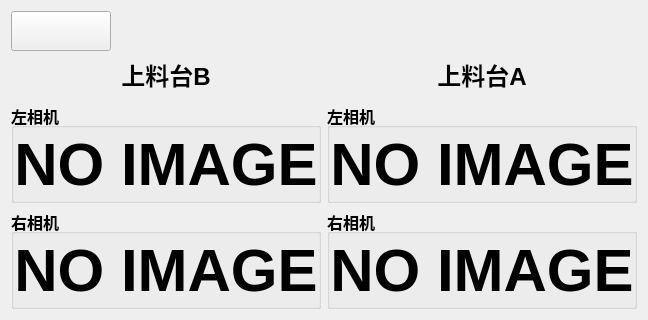
          <widget class="QWidget" name="page_load">
           <property name="geometry">
            <rect>
             <x>0</x>
             <y>0</y>
             <width>644</width>
             <height>320</height>
            </rect>
           </property>
           <property name="styleSheet">
            <string notr="true">QScrollBar { width:0; }</string>
           </property>
           <attribute name="label">
            <string>上料机视觉监控</string>
           </attribute>
           <layout class="QVBoxLayout" name="verticalLayout_9" stretch="1,20">
            <item>
             <layout class="QHBoxLayout" name="horizontalLayout_4">
              <item>
               <widget class="QPushButton" name="load_machine_visible_btn">
                <property name="sizePolicy">
                 <sizepolicy hsizetype="Preferred" vsizetype="Preferred">
                  <horstretch>0</horstretch>
                  <verstretch>0</verstretch>
                 </sizepolicy>
                </property>
                <property name="minimumSize">
                 <size>
                  <width>100</width>
                  <height>40</height>
                 </size>
                </property>
                <property name="maximumSize">
                 <size>
                  <width>100</width>
                  <height>40</height>
                 </size>
                </property>
                <property name="font">
                 <font>
                  <family>Ubuntu Condensed</family>
                  <pointsize>12</pointsize>
                  <weight>75</weight>
                  <bold>true</bold>
                 </font>
                </property>
                <property name="layoutDirection">
                 <enum>Qt::LeftToRight</enum>
                </property>
                <property name="text">
                 <string/>
                </property>
                <property name="iconSize">
                 <size>
                  <width>30</width>
                  <height>30</height>
                 </size>
                </property>
               </widget>
              </item>
              <item>
               <spacer name="horizontalSpacer_6">
                <property name="orientation">
                 <enum>Qt::Horizontal</enum>
                </property>
                <property name="sizeType">
                 <enum>QSizePolicy::Expanding</enum>
                </property>
                <property name="sizeHint" stdset="0">
                 <size>
                  <width>40</width>
                  <height>20</height>
                 </size>
                </property>
               </spacer>
              </item>
             </layout>
            </item>
            <item>
             <layout class="QHBoxLayout" name="horizontalLayout_6">
              <item>
               <layout class="QVBoxLayout" name="verticalLayout_3" stretch="2,1,10,10">
                <item>
                 <widget class="QLabel" name="label">
                  <property name="maximumSize">
                   <size>
                    <width>16777215</width>
                    <height>40</height>
                   </size>
                  </property>
                  <property name="font">
                   <font>
                    <pointsize>18</pointsize>
                    <weight>75</weight>
                    <bold>true</bold>
                   </font>
                  </property>
                  <property name="text">
                   <string>上料台B</string>
                  </property>
                  <property name="alignment">
                   <set>Qt::AlignCenter</set>
                  </property>
                 </widget>
                </item>
                <item>
                 <spacer name="verticalSpacer_11">
                  <property name="orientation">
                   <enum>Qt::Vertical</enum>
                  </property>
                  <property name="sizeType">
                   <enum>QSizePolicy::Fixed</enum>
                  </property>
                  <property name="sizeHint" stdset="0">
                   <size>
                    <width>20</width>
                    <height>5</height>
                   </size>
                  </property>
                 </spacer>
                </item>
                <item>
                 <widget class="QGroupBox" name="groupBox_3">
                  <property name="font">
                   <font>
                    <pointsize>12</pointsize>
                    <weight>75</weight>
                    <bold>true</bold>
                   </font>
                  </property>
                  <property name="title">
                   <string>左相机</string>
                  </property>
                  <property name="alignment">
                   <set>Qt::AlignLeading|Qt::AlignLeft|Qt::AlignTop</set>
                  </property>
                  <layout class="QGridLayout" name="gridLayout_9">
                   <property name="leftMargin">
                    <number>0</number>
                   </property>
                   <property name="topMargin">
                    <number>0</number>
                   </property>
                   <property name="rightMargin">
                    <number>0</number>
                   </property>
                   <property name="bottomMargin">
                    <number>0</number>
                   </property>
                   <property name="spacing">
                    <number>0</number>
                   </property>
                   <item row="0" column="0">
                    <widget class="QLabel" name="B_left_visual_label">
                     <property name="font">
                      <font>
                       <pointsize>45</pointsize>
                       <weight>75</weight>
                       <bold>true</bold>
                      </font>
                     </property>
                     <property name="text">
                      <string>NO IMAGE</string>
                     </property>
                     <property name="alignment">
                      <set>Qt::AlignCenter</set>
                     </property>
                    </widget>
                   </item>
                  </layout>
                 </widget>
                </item>
                <item>
                 <widget class="QGroupBox" name="groupBox_4">
                  <property name="font">
                   <font>
                    <pointsize>12</pointsize>
                    <weight>75</weight>
                    <bold>true</bold>
                   </font>
                  </property>
                  <property name="title">
                   <string>右相机</string>
                  </property>
                  <property name="alignment">
                   <set>Qt::AlignLeading|Qt::AlignLeft|Qt::AlignTop</set>
                  </property>
                  <layout class="QGridLayout" name="gridLayout_10">
                   <property name="leftMargin">
                    <number>0</number>
                   </property>
                   <property name="topMargin">
                    <number>0</number>
                   </property>
                   <property name="rightMargin">
                    <number>0</number>
                   </property>
                   <property name="bottomMargin">
                    <number>0</number>
                   </property>
                   <property name="spacing">
                    <number>0</number>
                   </property>
                   <item row="0" column="0">
                    <widget class="QLabel" name="B_right_visual_label">
                     <property name="font">
                      <font>
                       <pointsize>45</pointsize>
                       <weight>75</weight>
                       <bold>true</bold>
                      </font>
                     </property>
                     <property name="text">
                      <string>NO IMAGE</string>
                     </property>
                     <property name="alignment">
                      <set>Qt::AlignCenter</set>
                     </property>
                    </widget>
                   </item>
                  </layout>
                 </widget>
                </item>
               </layout>
              </item>
              <item>
               <layout class="QVBoxLayout" name="verticalLayout_4" stretch="2,1,10,10">
                <item>
                 <widget class="QLabel" name="label_2">
                  <property name="maximumSize">
                   <size>
                    <width>16777215</width>
                    <height>40</height>
                   </size>
                  </property>
                  <property name="font">
                   <font>
                    <pointsize>18</pointsize>
                    <weight>75</weight>
                    <bold>true</bold>
                   </font>
                  </property>
                  <property name="text">
                   <string>上料台A</string>
                  </property>
                  <property name="alignment">
                   <set>Qt::AlignCenter</set>
                  </property>
                 </widget>
                </item>
                <item>
                 <spacer name="verticalSpacer_13">
                  <property name="orientation">
                   <enum>Qt::Vertical</enum>
                  </property>
                  <property name="sizeType">
                   <enum>QSizePolicy::Fixed</enum>
                  </property>
                  <property name="sizeHint" stdset="0">
                   <size>
                    <width>20</width>
                    <height>5</height>
                   </size>
                  </property>
                 </spacer>
                </item>
                <item>
                 <widget class="QGroupBox" name="groupBox_6">
                  <property name="font">
                   <font>
                    <pointsize>12</pointsize>
                    <weight>75</weight>
                    <bold>true</bold>
                   </font>
                  </property>
                  <property name="title">
                   <string>左相机</string>
                  </property>
                  <property name="alignment">
                   <set>Qt::AlignLeading|Qt::AlignLeft|Qt::AlignTop</set>
                  </property>
                  <layout class="QGridLayout" name="gridLayout_11">
                   <property name="leftMargin">
                    <number>0</number>
                   </property>
                   <property name="topMargin">
                    <number>0</number>
                   </property>
                   <property name="rightMargin">
                    <number>0</number>
                   </property>
                   <property name="bottomMargin">
                    <number>0</number>
                   </property>
                   <property name="spacing">
                    <number>0</number>
                   </property>
                   <item row="0" column="0">
                    <widget class="QLabel" name="A_left_visual_label">
                     <property name="font">
                      <font>
                       <pointsize>45</pointsize>
                       <weight>75</weight>
                       <bold>true</bold>
                      </font>
                     </property>
                     <property name="text">
                      <string>NO IMAGE</string>
                     </property>
                     <property name="alignment">
                      <set>Qt::AlignCenter</set>
                     </property>
                    </widget>
                   </item>
                  </layout>
                 </widget>
                </item>
                <item>
                 <widget class="QGroupBox" name="groupBox_7">
                  <property name="font">
                   <font>
                    <pointsize>12</pointsize>
                    <weight>75</weight>
                    <bold>true</bold>
                   </font>
                  </property>
                  <property name="title">
                   <string>右相机</string>
                  </property>
                  <property name="alignment">
                   <set>Qt::AlignLeading|Qt::AlignLeft|Qt::AlignTop</set>
                  </property>
                  <layout class="QGridLayout" name="gridLayout_12">
                   <property name="leftMargin">
                    <number>0</number>
                   </property>
                   <property name="topMargin">
                    <number>0</number>
                   </property>
                   <property name="rightMargin">
                    <number>0</number>
                   </property>
                   <property name="bottomMargin">
                    <number>0</number>
                   </property>
                   <property name="spacing">
                    <number>0</number>
                   </property>
                   <item row="0" column="0">
                    <widget class="QLabel" name="A_right_visual_label">
                     <property name="font">
                      <font>
                       <pointsize>45</pointsize>
                       <weight>75</weight>
                       <bold>true</bold>
                      </font>
                     </property>
                     <property name="text">
                      <string>NO IMAGE</string>
                     </property>
                     <property name="alignment">
                      <set>Qt::AlignCenter</set>
                     </property>
                    </widget>
                   </item>
                  </layout>
                 </widget>
                </item>
               </layout>
              </item>
             </layout>
            </item>
           </layout>
          </widget>
